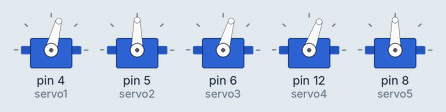
This program was run on a simulated Arduino Uno, built with avr-gcc and run on an emulated ATmega328P. On the bench: 5 × servo. What the program prints to the serial monitor is not drawn.

Above: at 2.05 s.
Timing chart, 0 to 6.6 s (numbered marks = the images above):
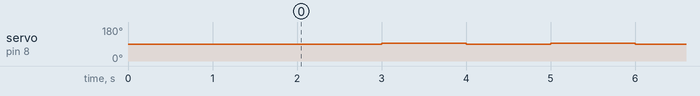

Measured:
- by itself, servo on pin 8 (servo5): alternates 95° for 1.0 s and 90° for 1.0 s

The program:

main.cpp
```cpp
#include <Arduino.h>
#include <Servo.h>

Servo servo1;//サーボ1のインスタンス
Servo servo2;//サーボ2のインスタンス
Servo servo3;//サーボ3のインスタンス
Servo servo4;//サーボ4のインスタンス
Servo servo5;//サーボ5のインスタンス
Servo servo6;//サーボ6のインスタンス


//サーボ1の初期位置
const int s1_init = 90;
const int s2_init = 90;
const int s3_init = 90;
const int s4_init = 90;
const int s5_init = 90;
const int s6_init = 90;

void setup(){

  Serial.begin(115200);

  //サーボ1の信号線を３番ピンに接続
  //（PWMピン以外のピンにも接続可）
  servo1.attach(4);
  servo2.attach(5);
  servo3.attach(6);
  servo4.attach(12);
  servo5.attach(8);
  //servo6.attach(12);

  //初期位置に移動
  servo1.write(s1_init);
  servo2.write(s2_init);


  servo3.write(s3_init);
  servo4.write(-20+s4_init);

  delay(1000);

  //サーボ出力
  //+で反時計周り
  servo1.write(-15+s1_init);
  servo3.write(-16+s3_init);
  Serial.print("10 degree\n");
  delay(1000);

}


void loop(){

  //初期位置
  servo5.write(s5_init);
  //servo6.write(s6_init);
  //servo2.write(s2_init);
  delay(1000);

    //サーボ出力
  //+で反時計周り
  servo5.write(5+s5_init);
  //servo6.write(-10+s6_init);
  Serial.print("10 degree\n");
  delay(1000);


}
```
